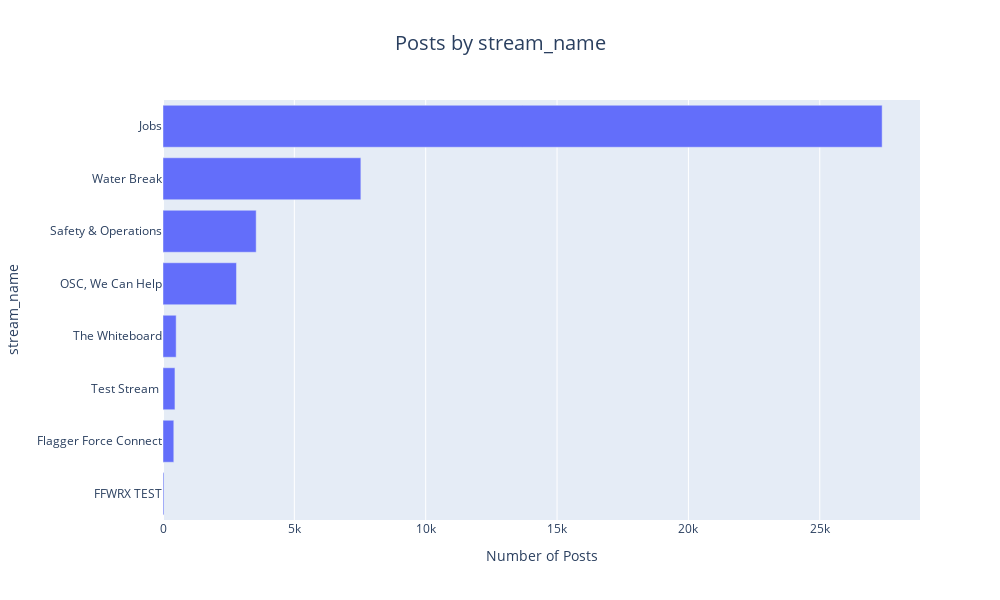

Here is the notebook cell this chart was saved with:
### Code cell
# Distribution of posts by stream
#posts_by_stream = df_post_user['stream_name'].value_counts()
posts_by_stream = df_post_user.groupby('stream_name')['post_id'].size().sort_values(ascending=False)
# add a column with the percentage of posts by stream
posts_by_stream = posts_by_stream.to_frame().reset_index()
posts_by_stream.columns = ['stream_name', 'posts']
posts_by_stream['Percentage'] = round(posts_by_stream['posts'] / posts_by_stream['posts'].sum() * 100,1)
print(posts_by_stream)

# Sort the posts_by_stream DataFrame in descending order
posts_by_stream = posts_by_stream.sort_values('posts', ascending=True)
# Plotting
fig = px.bar(posts_by_stream,              
             x='posts',
             y='stream_name',             
             title='Posts by stream_name',
             height=600,
             width=1000            
            )

# Update the layout
fig.update_layout(xaxis_title='Number of Posts',
                  yaxis_title='stream_name',
                  title_x=0.5,
                  title_font_size=20)

fig.show()

### Figure 1 — Plotly figure (JSON) as saved in the notebook; plotly's stock layout.template omitted (floating-point values rounded to 4 significant figures)
{"data": [{"alignmentgroup": "True", "hovertemplate": "posts=%{x}<br>stream_name=%{y}<extra></extra>", "legendgroup": "", "marker": {"color": "#636efa", "pattern": {"shape": ""}}, "name": "", "offsetgroup": "", "orientation": "h", "showlegend": false, "textposition": "auto", "type": "bar", "x": [36, 411, 455, 501, 2797, 3547, 7532, 27375], "xaxis": "x", "y": ["FFWRX TEST", "Flagger Force Connect", "Test Stream ", "The Whiteboard", "OSC, We Can Help", "Safety & Operations", "Water Break", "Jobs"], "yaxis": "y"}], "layout": {"barmode": "relative", "height": 600, "legend": {"tracegroupgap": 0}, "title": {"font": {"size": 20}, "text": "Posts by stream_name", "x": 0.5}, "width": 1000, "xaxis": {"anchor": "y", "domain": [0, 1], "title": {"text": "Number of Posts"}}, "yaxis": {"anchor": "x", "domain": [0, 1], "title": {"text": "stream_name"}}}}
